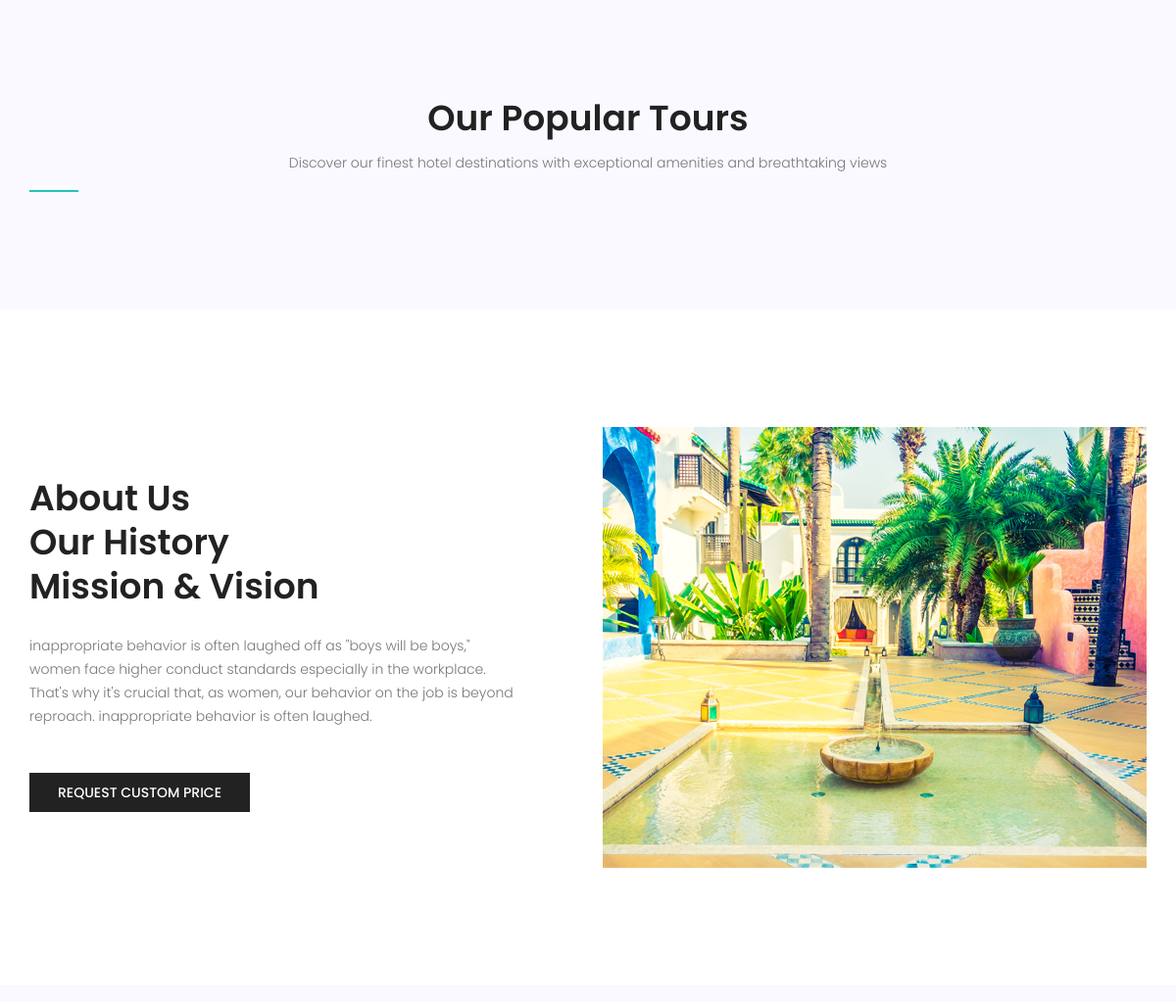
The app's page / (middle part), older data.
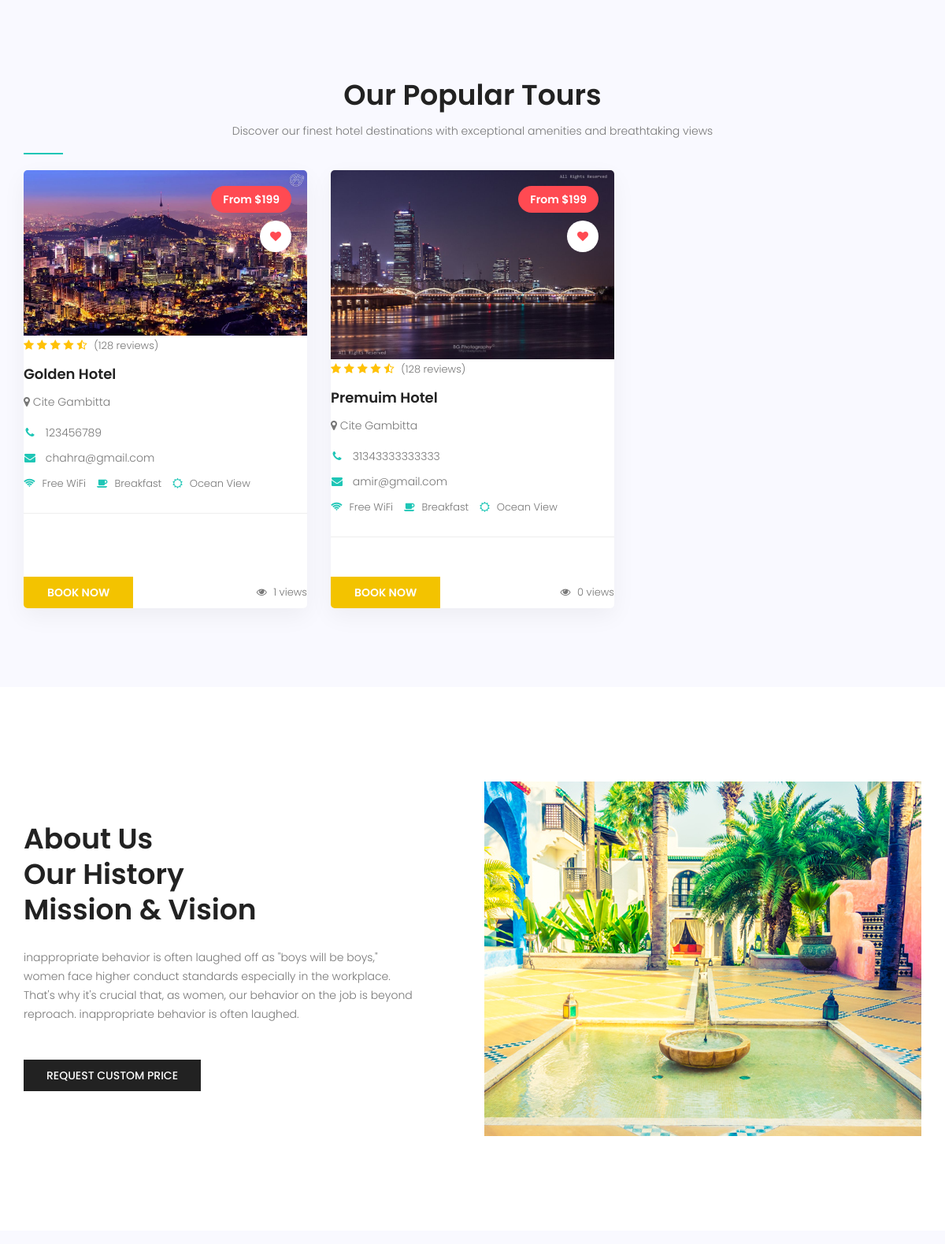
The same page, newer data.
### hotel/models.py (models this page shows, shortened)
class Hotel(models.Model):
    user = models.ForeignKey(User, on_delete=models.SET_NULL, null=True)
    name = models.CharField(max_length=200)
    description = CKEditor5Field(null=True, blank=True, config_name="default")
    image = models.FileField(upload_to="Hotel_gallery")
    address = models.CharField(max_length=200)
    email = models.EmailField(unique=True, max_length=100)
    mobile = models.CharField(max_length=100)
    tags = TaggableManager(blank=True)
    views = models.PositiveIntegerField(default=0)
    featured = models.BooleanField(default=False)
    date = models.DateTimeField(auto_now_add=True)
    facebook = models.URLField(max_length=100, default="https://facebook.com")
    instagram = models.URLField(max_length=100, default="https://facebook.com")
    twitter = models.URLField(max_length=100, default="https://facebook.com")
    hid = ShortUUIDField(
        unique=True, length=10, max_length=20, alphabet="abxchdjkiryteqolp"
    )
    slug = models.SlugField(unique=True)
    status = models.CharField(max_length=20, choices=HOTEL_STATUS, default="Live")

### hotel/views.py (the view)
# urls.py: path("", views.index, name="index"),
def index(request):
    hotels = Hotel.objects.filter(status="Live")
    context = {"hotels": hotels}
    return render(request, "hotel/index.html", context)

### templates/hotel/index.html (shortened to what this page needs)
{%extends 'partials/base.html'%}
{%load static%}
{%block content%}
        <section class="popular_tours_area section_gap">
            <div class="container">
                <div class="section_title text-center">
                    <h2 class="title_color">Our Popular Tours</h2>
                    <p>Discover our finest hotel destinations with exceptional amenities and breathtaking views</p>
                </div>
                <div class="row">
                    {%for hotel in hotels%}
                    <div class="col-lg-4 col-md-6">
                        <div class="single_tour">
                            <div class="tour_img">
                                <a href="{% url 'hotel:hotel_detail' hotel.slug %}"><img src="{{hotel.image.url}}" alt="Hotel Royal"></a>
                                <div class="tour_tag">
                                    <span class="price">From $199</span>
                                    <span class="wishlist"><i class="fa fa-heart"></i></span>
                                </div>
                            </div>
                            <div class="tour_content">
                                <div class="rating">
                                    <i class="fa fa-star"></i>
                                    <i class="fa fa-star"></i>
                                    <i class="fa fa-star"></i>
                                    <i class="fa fa-star"></i>
                                    <i class="fa fa-star-half-o"></i>
                                    <span>(128 reviews)</span>
                                </div>
                                <h4><a href="{% url 'hotel:hotel_detail' hotel.slug %}">{{hotel.name}}</a></h4>
                                <p class="location"><i class="fa fa-map-marker"></i> {{hotel.address}}</p>
                                <p class="contact-info">
                                    <i class="fa fa-phone"></i> {{hotel.mobile}}
                                </p>
                                <p class="contact-info">
                                    <i class="fa fa-envelope"></i> {{hotel.email}}
                                </p>
                                <div class="features">
                                    <span><i class="fa fa-wifi"></i> Free WiFi</span>
                                    <span><i class="fa fa-coffee"></i> Breakfast</span>
                                    <span><i class="fa fa-sun-o"></i> Ocean View</span>
                                </div>
                                <div class="bottom_meta">
                                    <a href="{% url 'hotel:hotel_detail' hotel.slug %}" class="btn theme_btn button_hover">Book Now</a>
                                    <div class="views">
                                        <i class="fa fa-eye"></i> {{hotel.views}} views
                                    </div>
                                </div>
                            </div>
                        </div>
                    </div>
                    {%endfor%}
                </div>
            </div>
        </section>
        <section class="about_history_area section_gap">
            <div class="container">
                <div class="row">
                    <div class="col-md-6 d_flex align-items-center">
                        <div class="about_content ">
                            <h2 class="title title_color">About Us <br>Our History<br>Mission & Vision</h2>
                            <p>inappropriate behavior is often laughed off as "boys will be boys," women face higher conduct standards especially in the workplace. That's why it's crucial that, as women, our behavior on the job is beyond reproach. inappropriate behavior is often laughed.</p>
                            <a href="#" class="button_hover theme_btn_two">Request Custom Price</a>
                        </div>
                    </div>
                    <div class="col-md-6">
                        <img class="img-fluid" src="{% static 'image/about_bg.jpg' %}" alt="img">
                    </div>
                </div>
            </div>
        </section>
        <section class="testimonial_area section_gap">
        </section>
{%endblock%}

### templates/partials/base.html (shortened to what this page needs)
{%load static%}
<!doctype html>
<html lang="en">
    <head>
        <link rel="stylesheet" href="{% static 'css/bootstrap.css' %}">
        <link rel="stylesheet" href="{% static 'vendors/linericon/style.css' %}">
        <link rel="stylesheet" href="{% static 'css/font-awesome.min.css' %}">
        <link rel="stylesheet" href="{% static 'vendors/owl-carousel/owl.carousel.min.css' %}">
        <link rel="stylesheet" href="{% static 'vendors/bootstrap-datepicker/bootstrap-datetimepicker.min.css' %}">
        <link rel="stylesheet" href="{% static 'vendors/nice-select/css/nice-select.css' %}">
        <link rel="stylesheet" href="{% static 'vendors/owl-carousel/owl.carousel.min.css' %}">
        <link rel="stylesheet" href="{% static 'css/style.css' %}">
        <link rel="stylesheet" href="{% static 'css/responsive.css' %}">
        <link rel="stylesheet" href="{% static 'css/hotel-details.css' %}">
    </head>
    <body>
{%block content%}
{%endblock%}
    </body>
</html>

### static/css/style.css (style rules this page uses)
a { text-decoration: none; -webkit-transition: all 0.3s ease-in-out; -o-transition: all 0.3s ease-in-out; transition: all 0.3s ease-in-out; }
body { line-height: 24px; font-size: 14px; font-family: "Poppins", sans-serif; font-weight: 300; color: #777777; }
section { background: #fff; }
h1, h2, h3, h4, h5, h6 { font-family: "Poppins", sans-serif; font-weight: 600; }
@media (min-width: 1200px) { .container { max-width: 1170px; } }
.section_gap { padding: 120px 0; }
.d_flex { display: -webkit-box; display: -ms-flexbox; display: flex; }
.section_title { margin-bottom: 75px; }
.section_title h2 { font-size: 36px; line-height: 45px; font-weight: 600; }
.section_title p { font-size: 14px; line-height: 30px; color: #777777; margin-bottom: 0px; }
.title_color { color: #222222; }
.title { font-size: 36px; line-height: 45px; font-weight: 600; }
.theme_btn { font-size: 14px; line-height: 30px; text-transform: uppercase; color: #fff; font-weight: 600; background: #f3c300; padding: 5px 30px; }
.theme_btn:before { background: #f8b100; }
.button_hover { border-radius: 0px; position: relative; z-index: 1; -webkit-transition: all 0.3s linear; -o-transition: all 0.3s linear; transition: all 0.3s linear; overflow: hidden; border: 0px; display: inline-block; text-align: center; }
.button_hover:before { content: ""; width: 100%; height: 100%; left: 0; top: 0; position: absolute; -webkit-transform: translateX(-100%); -ms-transform: translateX(-100%); transform: translateX(-100%); z-index: -1; background: #f8b100; -webkit-transition: all 0.3s linear; -o-transition: all 0.3s linear; transition: all 0.3s linear; opacity: 0; }
.theme_btn_two { font-size: 14px; font-weight: 500; line-height: 30px; background: #222222; color: #fff; text-transform: uppercase; padding: 5px 29px; }
.about_content { padding-right: 60px; }
.about_content p { padding: 18px 0px 30px; }
.testimonial_area { background: #f9f9ff; }
h2 { font-size: 30px; }
h4 { font-size: 18px; }
h1, h2, h3, h4, h5, h6 { line-height: 1.5em; }
.popular_tours_area { padding: 100px 0; background: #f9f9ff; }
.single_tour { display: flex; flex-direction: column; height: 100%; background: #fff; border-radius: 5px; overflow: hidden; margin-bottom: 30px; box-shadow: 0px 10px 30px rgba(0, 0, 0, 0.05); transition: all 0.3s ease; }
.tour_img { position: relative; overflow: hidden; }
.tour_img img { width: 100%; transition: all 0.4s ease; }
.tour_tag { position: absolute; top: 20px; right: 20px; z-index: 1; }
.tour_tag .price { display: block; background: #ff4a52; color: #fff; font-weight: 600; padding: 5px 15px; border-radius: 30px; margin-bottom: 10px; text-align: center; }
.tour_tag .wishlist { display: block; width: 40px; height: 40px; background: #fff; color: #ff4a52; text-align: center; line-height: 40px; border-radius: 50%; margin-left: auto; cursor: pointer; transition: all 0.3s ease; }
.tour_content { flex: 1; display: flex; flex-direction: column; }
.tour_content .rating { margin-bottom: 10px; }
.tour_content .rating i { color: #ffc107; font-size: 14px; }
.tour_content .rating span { color: #777; font-size: 13px; margin-left: 5px; }
.tour_content h4 { margin-bottom: 10px; }
.tour_content h4 a { color: #222; transition: all 0.3s ease; }
.tour_content .location { color: #777; margin-bottom: 15px; font-size: 14px; }
.tour_content .features { margin-bottom: 20px; padding-bottom: 20px; border-bottom: 1px solid #eee; }
.tour_content .features span { display: inline-block; color: #777; font-size: 13px; margin-right: 10px; margin-bottom: 5px; }
.tour_content .features span i { margin-right: 5px; color: #1ec6b6; }
.bottom_meta { margin-top: auto; display: flex; justify-content: space-between; align-items: center; }
.bottom_meta .views { color: #777; font-size: 13px; }
.bottom_meta .views i { margin-right: 5px; }
.popular_tours_area .row { display: flex; flex-wrap: wrap; }
.contact-info { color: #777; margin-bottom: 8px; font-size: 14px; }
.contact-info i { margin-right: 8px; color: #1ec6b6; width: 16px; text-align: center; }

### static/css/hotel-details.css (style rules this page uses)
.section_title { font-size: 24px; margin-bottom: 20px; position: relative; padding-bottom: 15px; }
.section_title:after { content: ''; position: absolute; left: 0; bottom: 0; width: 50px; height: 2px; background: #1ec6b6; }

Row changes from the older to the newer data that the page shows:
added Hotel: image (picture), name "Golden Hotel", address "Cite Gambitta", mobile "123456789", email "chahra@gmail.com", views "1"
added Hotel: image (picture), name "Premuim Hotel", address "Cite Gambitta", mobile "31343333333333", email "amir@gmail.com", views "0"
